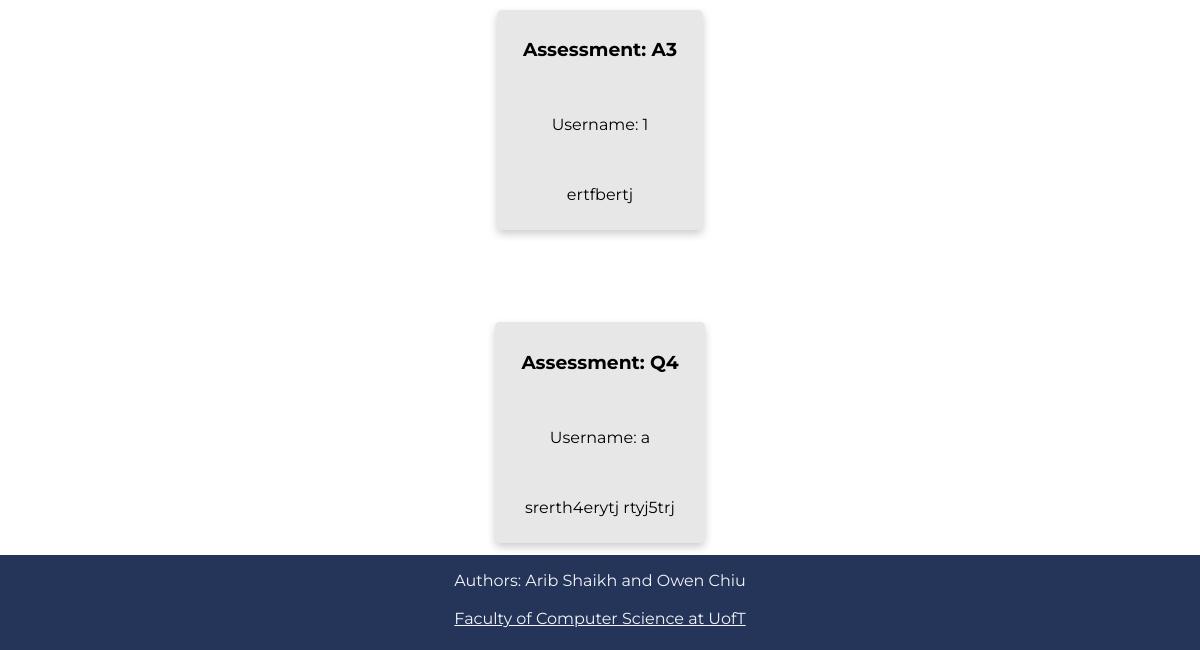
Before: /remark (signed in, lower part) with the older database file.
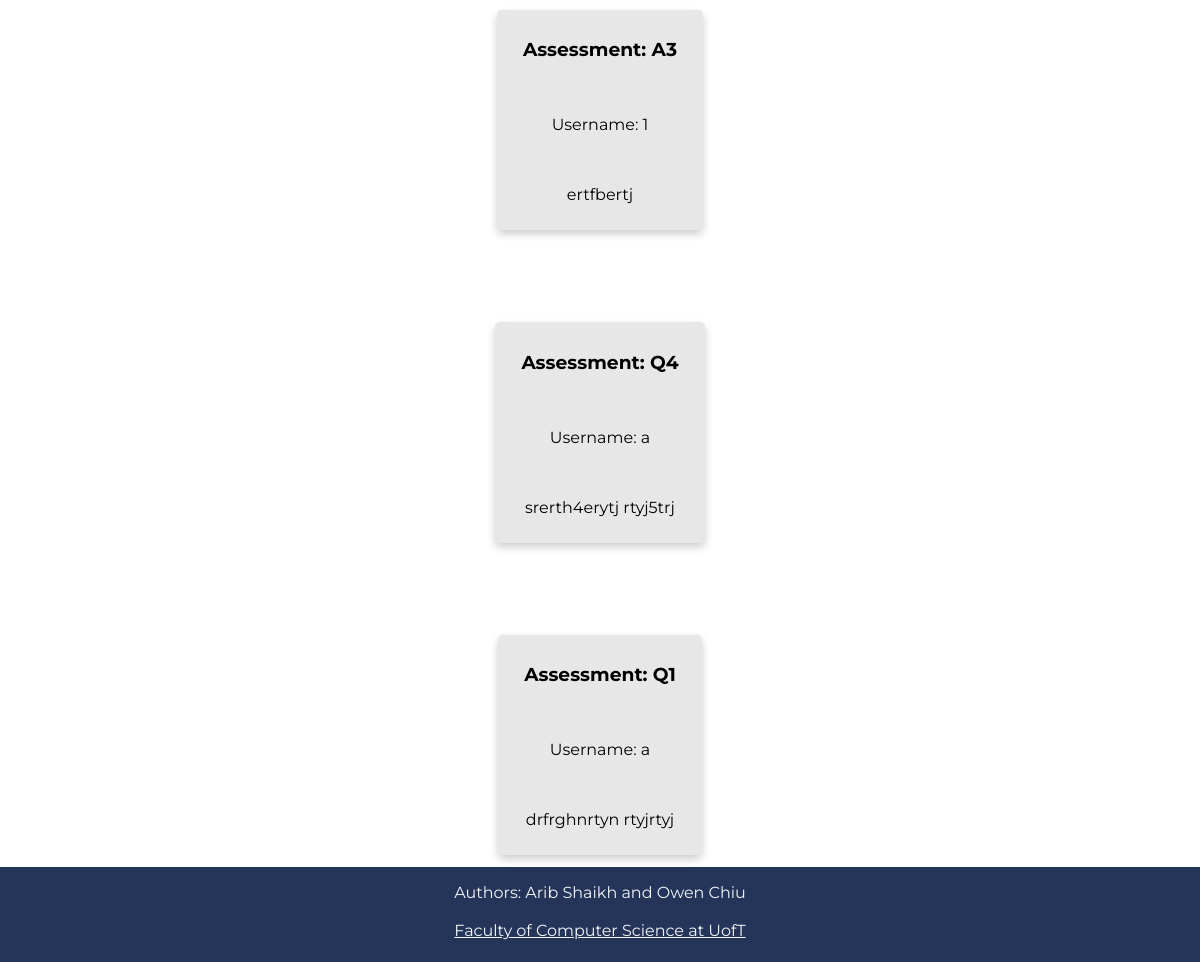
After: the same page with the newer database file.
### tables this page shows
CREATE TABLE remark_requests(
	username VARCHAR(256) NOT NULL,
	mark_id VARCHAR(256) NOT NULL,
	comment VARCHAR(256),
	FOREIGN KEY(username) REFERENCES students(username)
	);

### app.py (the view)
@app.route('/remark')
def remark():
	if 'username' in session:
		if session.get('instructor'):
			db = get_db()
			db.row_factory = make_dicts
			remarks = query_db("SELECT username, mark_id, comment FROM remark_requests", one=False)
			db.close()
			return render_template("remark.html", remarks = remarks)
	return render_template("remark.html", message=request.args.get('message'))

### app.py (called while the page is built)
def get_db():
    db = getattr(g, '_database', None)
    if db is None:
        db = g._database = sqlite3.connect(DATABASE)
    return db

def make_dicts(cursor, row):
    return dict((cursor.description[idx][0], value)
                for idx, value in enumerate(row))

def query_db(query, args=(), one=False):
    cur = get_db().execute(query, args)
    rv = cur.fetchall()
    cur.close()
    return (rv[0] if rv else None) if one else rv

@app.teardown_appcontext
def close_connection(exception):
    db = getattr(g, '_database', None)
    if db is not None:
        db.close()

### templates/remark.html (shortened to what this page needs)
<!DOCTYPE html>
<html>
    <head>
        <link rel="stylesheet" href="../static/css/main.css" />
        <link rel="stylesheet" href="../static/css/remark.css" />
        <link rel="stylesheet" href="../static/css/navbar_footer.css" />
    </head>
    <body>
        {% if session['instructor'] %}
        {% for requests in remarks %}
            <div class = "remarkBox">
                <h3>Assessment: {{requests['mark_id']}}</h3><br>
                <p>Username: {{requests['username']}}</p><br>
                <p>{{requests['comment']}}</p>
            </div>
        {% endfor %}
        {% endif %}
        <footer>
                <p>Authors: Arib Shaikh and Owen Chiu<br>
                <br>
                <a href="https://web.cs.toronto.edu/" target="_blank">Faculty of Computer Science at UofT</a></p>
            </footer>

Changed rows visible on the page:
added remark_requests: mark_id "Q1", username "a", comment "drfrghnrtyn rtyjrtyj"
